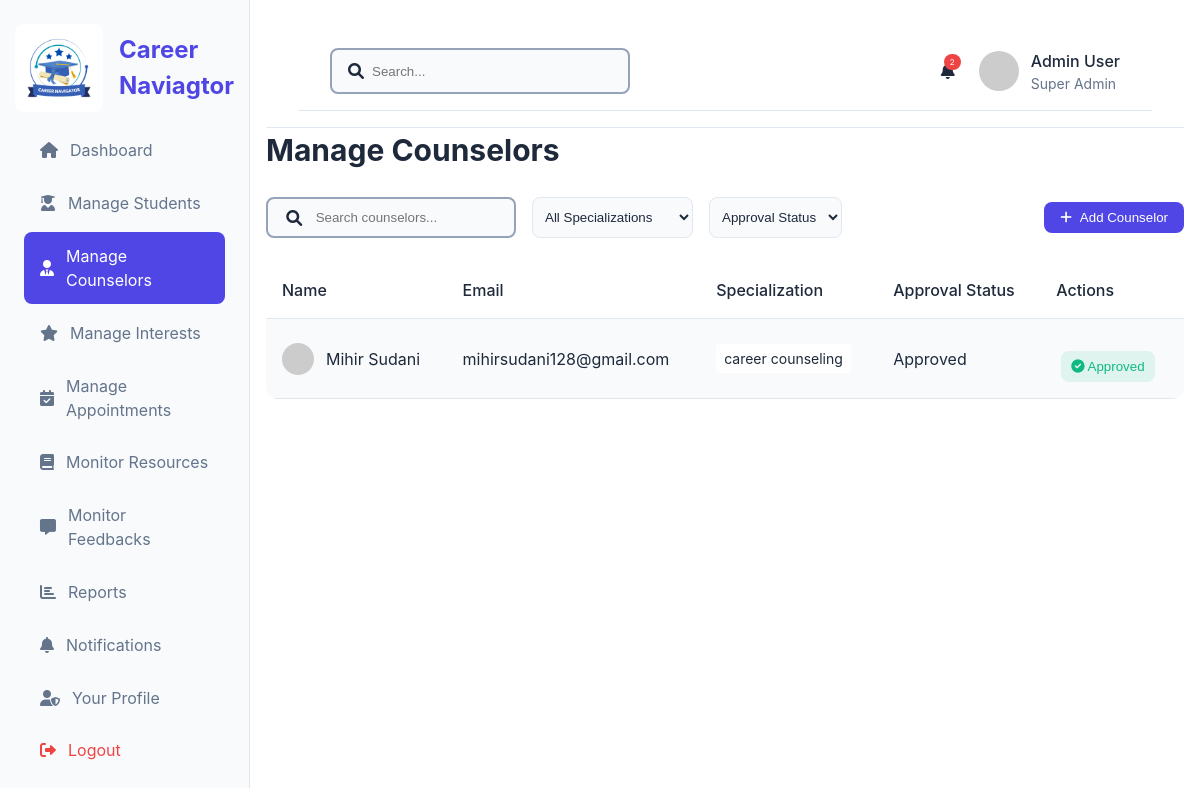
/counselors, run on the app's committed database.
### model.py (models this page shows)
class Counselor(db.Model):
    __tablename__ = 'counselors'
    id = db.Column(db.Integer, primary_key=True, autoincrement=True)
    full_name = db.Column(db.String(150), nullable=False)
    email = db.Column(db.String(150), unique=True, nullable=False)
    password = db.Column(db.String(255), nullable=False)
    contact_number = db.Column(db.String(15), nullable=False)
    specialization = db.Column(db.String(50), nullable=False)
    bio = db.Column(db.String(500), nullable=False)
    profile_picture = db.Column(db.String(255), nullable=True)
    approval_status = db.Column(db.String(20), nullable=False, default='pending')
    verification_code = db.Column(db.Integer, nullable=False,default=0)
    created_at = db.Column(db.DateTime, nullable=False, default=datetime.now(timezone.utc))
    feedbacks = db.relationship('Feedback', back_populates='counselor')
    schedules = db.relationship('CounselorSchedule', back_populates='counselor', cascade="all, delete-orphan")

### app.py (the view)
@app.route('/counselors')
def counselors():
    counselors = Counselor.query.all()
    return render_template('admin/manage_counselor.html', active_page='counselors',counselors=counselors)

### templates/admin/manage_counselor.html (shortened to what this page needs)
{% extends 'admin/base.html' %}
{% block content %}
    <h2 class="section-title">Manage Counselors</h2>
    <div class="table-actions">
        <div class="search-filters">
            <div class="search-box">
                <i class="fas fa-search"></i>
                <input type="text" placeholder="Search counselors...">
            </div>
            <select class="filter-select">
                <option value="">All Specializations</option>
            </select>
            <select class="filter-select">
                <option value="">Approval Status</option>
            </select>
        </div>
        <button class="add-btn" data-modal="addCounselorModal">
            <i class="fas fa-plus"></i> Add Counselor
        </button>
    </div>
    <div class="table-container">
        <table class="data-table">
            <thead>
                <tr>
                    <th>Name</th>
                    <th>Email</th>
                    <th>Specialization</th>
                    <th>Approval Status</th>
                    <th>Actions</th>
                </tr>
            </thead>
            <tbody>
                {% for counselor in counselors %}
                    <tr>
                        <td>
                            <div class="user-info">
                                <img src="https://ui-avatars.com/api/?name={{ counselor.full_name | urlencode }}"
                                     alt="{{ counselor.full_name }}"
                                     class="counselor-profile"
                                     data-profile="{{ counselor.profile_picture }}">
                                <span>{{ counselor.full_name }}</span>
                            </div>
                        </td>
                        <td>{{ counselor.email }}</td>
                        <td>
                            <div class="interest-tags">
                                <span class="tag">{{ counselor.specialization }}</span>
                            </div>
                        </td>
                        <td>
                            <span class="status-tag {{ 'approved' if counselor.approval_status == 'approved' else ('rejected' if counselor.approval_status == 'rejected' else 'pending') }}">
                                {{ counselor.approval_status | capitalize }}
                            </span>
                        </td>
                        <td>
                            <div class="action-buttons">
                                {% if counselor.approval_status == 'pending' %}
                                    <button class="approve-btn" data-id="{{ counselor.id }}"><i class="fas fa-check"></i> Approve</button>
                                    <button class="reject-btn" data-id="{{ counselor.id }}"><i class="fas fa-times"></i> Reject</button>
                                {% elif counselor.approval_status == 'approved' %}
                                    <button disabled class="approved-btn"><i class="fas fa-check-circle"></i> Approved</button>
                                {% elif counselor.approval_status == 'rejected' %}
                                    <button disabled class="rejected-btn"><i class="fas fa-times-circle"></i> Rejected</button>
                                {% endif %}
                            </div>
                        </td>
                    </tr>
                {% endfor %}
            </tbody>
        </table>
    </div>
{% endblock %}

### static/css/admin/base.css (style rules this page uses)
:root { --bg-primary-light: #ffffff; --bg-secondary-light: #f8fafc; --text-primary-light: #1e293b; --text-secondary-light: #64748b; --border-light: #e2e8f0; --primary-color: #4f46e5; --primary-hover: #4338ca; --success-color: #10b981; --warning-color: #f59e0b; --danger-color: #ef4444; --info-color: #3b82f6; --bg-primary-dark: #0f172a; --bg-secondary-dark: #1e293b; --text-primary-dark: #f8fafc; --text-secondary-dark: #94a3b8; --border-dark: #334155; }
* { margin: 0; padding: 0; box-sizing: border-box; }
body { font-family: -apple-system, BlinkMacSystemFont, 'Segoe UI', Roboto, Oxygen, Ubuntu, Cantarell, sans-serif; background-color: var(--bg-primary-light); color: var(--text-primary-light); line-height: 1.5; transition: background-color 0.3s, color 0.3s; }
.section-title { margin-bottom: 1.5rem; font-size: 1.875rem; }
.action-buttons { display: grid; grid-template-columns: repeat(auto-fit, minmax(200px, 1fr)); gap: 1rem; margin-top: 1rem; }
.table-actions { display: flex; justify-content: space-between; align-items: center; margin-bottom: 1.5rem; }
.search-filters { display: flex; gap: 1rem; }
.search-box { display: flex; justify-content: space-evenly; align-items: center; gap: 0.5rem; background-color: var(--bg-secondary-light); padding: 0.5rem 1rem; border: 2px solid var(--text-secondary-dark); border-radius: 8px; width: 250px; position: relative; }
.search-box input { outline: none; border: none; background: none; padding: 3px; }
.filter-select { padding: 0.5rem; border: 1px solid var(--border-light); border-radius: 8px; background-color: var(--bg-secondary-light); color: inherit; }
.add-btn { display: flex; align-items: center; gap: 0.5rem; padding: 0.5rem 1rem; background-color: var(--primary-color); border: none; border-radius: 8px; cursor: pointer; color: white; transition: background-color 0.2s ease; text-decoration: none; }
.table-container { background-color: var(--bg-secondary-light); border-radius: 12px; overflow: hidden; margin-bottom: 1.5rem; }
.data-table { width: 100%; border-collapse: collapse; }
.data-table th, .data-table td { padding: 1rem; text-align: left; border-bottom: 1px solid var(--border-light); }
.data-table th { background-color: var(--bg-primary-light); font-weight: 500; }
.user-info { display: flex; align-items: center; gap: 0.75rem; }
.user-info img { width: 32px; height: 32px; border-radius: 50%; }
.interest-tags { display: flex; gap: 0.5rem; }
.tag { padding: 0.25rem 0.5rem; background-color: var(--bg-primary-light); border-radius: 4px; font-size: 0.875rem; }
.action-buttons { display: flex; gap: 0.5rem; }
.approved-btn { background-color: rgba(16, 185, 129, 0.1); color: var(--success-color); border: none; padding: 8px 10px; border-radius: 8px; cursor: not-allowed; margin: 0 5px; }

### data on the page
Counselor: full_name "Mihir Sudani", email "mihirsudani128@gmail.com", specialization "career counseling", approval_status "Approved"
